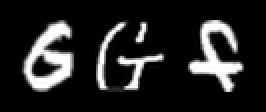
#> input picture data/synthetic-text/images/letters/letters_000075.png, 133 x 56 px (shown 2 times larger)
$ python -i generate_synthetic_text.py   (imports and definitions only)
#> lines starting #> are read from the running program, lines starting #| are printed output that depends on the picture; after the words box and inside, x2 and y2 are one past the last pixel; in counts of white or black regions, pixels touching at a corner belong together
#> further down, picture is the input picture: PIL image 133x56 L; min 0, max 255, mean 36.7
"""Generate handwritten alphanumeric strings by composing EMNIST glyphs.

The generator reads held-out glyphs from data/alphanumeric_emnist/test and
creates letter-only, number-only, and mixed strings with moderate handwritten
variation. Every mixed string contains at least one uppercase letter and one
digit.
"""

from __future__ import annotations

import argparse
import csv
import json
import random
import string
from dataclasses import asdict, dataclass
from pathlib import Path

import numpy as np
from PIL import Image, ImageDraw


CHARACTERS = string.digits + string.ascii_uppercase
DIGITS = string.digits
LETTERS = string.ascii_uppercase
CATEGORIES = ("letters", "numbers", "mixed")


@dataclass(frozen=True)
class ImageConfig:
    target_height_min: int
    target_height_max: int
    rotation_degrees: float
    baseline_jitter: int
    spacing_min: int
    spacing_max: int
    canvas_padding: int


CONFIG = ImageConfig(
    target_height_min=36,
    target_height_max=36,
    rotation_degrees=0.0,
    baseline_jitter=0,
    spacing_min=10,
    spacing_max=10,
    canvas_padding=10,
)


# [82 lines left out: functions parse_args, validate_args, index_glyphs, make_text, not called in this run]


def crop_foreground(image: Image.Image) -> Image.Image:
    """Crop black padding while retaining faint anti-aliased foreground pixels."""
    grayscale = np.asarray(image.convert("L"), dtype=np.uint8)
    foreground = grayscale > 8
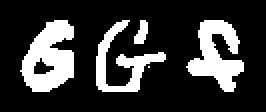
#> foreground: shape (56, 133) bool (shown 2 times larger); 22% white; 5 white regions (1 under 20 px), largest, box (x1, y1, x2, y2) and area: (10, 10, 37, 46) 628, (93, 10, 122, 46) 543, (48, 10, 83, 46) 410, (67, 10, 74, 22) 56
    if not foreground.any():
        raise ValueError("Encountered a blank EMNIST glyph")
    rows, columns = np.where(foreground)
#> rows = 1638 values from 10 to 45; columns = 1638 values, max 121 at index 972, min 10 at index 1155, mean 62.82
    left, right = int(columns.min()), int(columns.max()) + 1
#> left = 10; right = 122
    top, bottom = int(rows.min()), int(rows.max()) + 1
#> top = 10; bottom = 46
    return image.convert("L").crop((left, top, right, bottom))
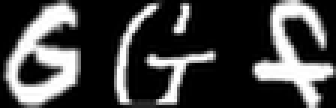
#> returned value: PIL image 112x36 L (shown 3 times larger); min 0, max 255, mean 67.7


# [187 lines left out: functions transform_glyph, compose_text, build_preview, clear_generated_images, generate, not called in this run]


def main() -> None:
    generate(parse_args())


# [2 lines not run here, left out]

>>> from PIL import Image
>>> picture = Image.open('images/letters/letters_000075.png')
>>> result = crop_foreground(picture)

$ run again, on data/synthetic-text/images/letters/letters_000569.png
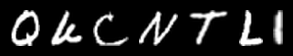
#> input picture data/synthetic-text/images/letters/letters_000569.png, 293 x 56 px
#> picture is the input picture: PIL image 293x56 L; min 0, max 255, mean 33.3
#> in crop_foreground, `foreground = grayscale > 8`:
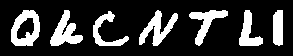
#> foreground: shape (56, 293) bool; 20.8% white; 7 white regions, largest, box (x1, y1, x2, y2) and area: (11, 10, 40, 46) 610, (139, 10, 178, 46) 573, (50, 10, 83, 46) 572
#> rows = 3412 values from 10 to 45; columns = 3412 values, max 282 at index 37, min 11 at index 1627, mean 142.1
#> left = 11; right = 283
#> top = 10; bottom = 46
#> in crop_foreground, `return image.convert("L").crop((left, top, right, bottom))`:
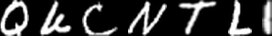
#> returned value: PIL image 272x36 L; min 0, max 255, mean 55.9

$ run again, on data/synthetic-text/images/letters/letters_001224.png
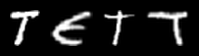
#> input picture data/synthetic-text/images/letters/letters_001224.png, 199 x 56 px
#> picture is the input picture: PIL image 199x56 L; min 0, max 255, mean 28.2
#> in crop_foreground, `foreground = grayscale > 8`:
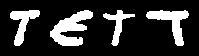
#> foreground: shape (56, 199) bool; 19.4% white; 4 white regions, box (x1, y1, x2, y2) and area: (50, 10, 93, 46) 789, (146, 10, 189, 46) 579, (10, 10, 40, 46) 451, (103, 10, 135, 46) 343
#> rows = 2162 values from 10 to 45; columns = 2162 values, max 188 at index 294, min 10 at index 199, mean 94.77
#> left = 10; right = 189
#> top = 10; bottom = 46
#> in crop_foreground, `return image.convert("L").crop((left, top, right, bottom))`:
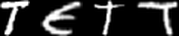
#> returned value: PIL image 179x36 L; min 0, max 255, mean 48.7

$ run again, on data/synthetic-text/images/letters/letters_001266.png
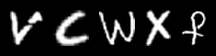
#> input picture data/synthetic-text/images/letters/letters_001266.png, 216 x 56 px
#> picture is the input picture: PIL image 216x56 L; min 0, max 255, mean 34.1
#> in crop_foreground, `foreground = grayscale > 8`:
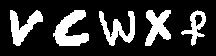
#> foreground: shape (56, 216) bool; 22.1% white; 5 white regions, box (x1, y1, x2, y2) and area: (53, 10, 89, 46) 713, (10, 10, 43, 46) 557, (99, 11, 135, 46) 543, (145, 10, 171, 46) 530, (181, 10, 206, 46) 333
#> rows = 2676 values from 10 to 45; columns = 2676 values, max 205 at index 449, min 10 at index 0, mean 102.7
#> left = 10; right = 206
#> top = 10; bottom = 46
#> in crop_foreground, `return image.convert("L").crop((left, top, right, bottom))`:
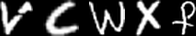
#> returned value: PIL image 196x36 L; min 0, max 255, mean 58.4
